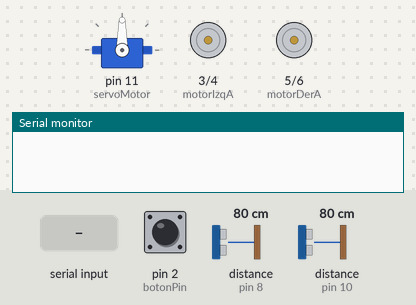
Recording of a sketch running on a simulated Arduino Uno, built with avr-gcc and run on an emulated ATmega328P. Parts: servo, motor-driver pin pairs drawn as motors (green arrow = first pin HIGH = forward, orange = second pin HIGH = backward, longer = more drive), the last lines printed to the serial monitor. The test bench sets the inputs (shaded band); at power-on: pin 2 (botonPin) HIGH, distance to the obstacle (sensors on pin 8, pin 10) 80 cm. The echo pulse lasts 58.3 µs per cm.

Above: at 1.2 s.
1.3 s: pin 2 (botonPin) pulled LOW for 0.15 s
At 2.3 s:
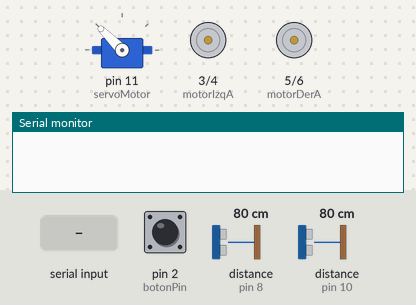
4.4 s: "Block_Rojo\n" received over Serial
At 5.2 s:
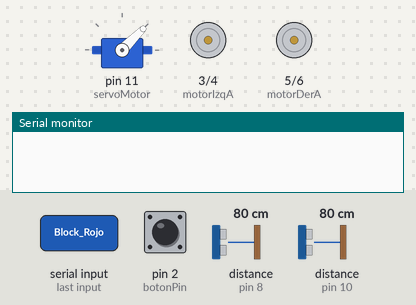
7.4 s: "Block_Verde\n" received over Serial
At 8.3 s:
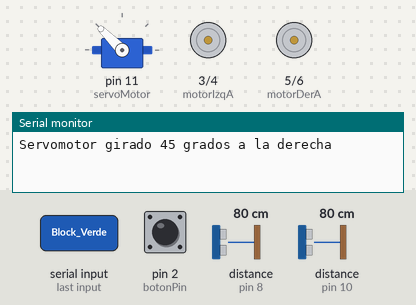
10.4 s: distance to the obstacle (sensor on pin 8) set to 2 cm
13.4 s: distance to the obstacle (sensor on pin 10) set to 66 cm
16.4 s: distance to the obstacle (sensor on pin 10) set to 57 cm
At 17.0 s:
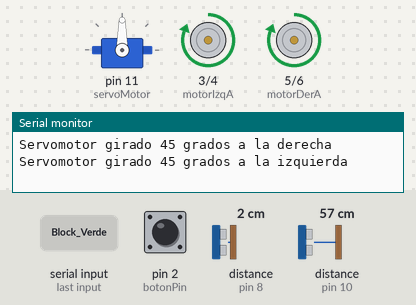
Timing chart, 0 to 19.1 s (numbered marks = the images above; inputs shaded):
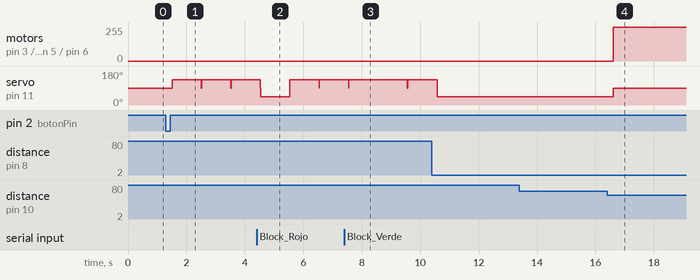

The sketch:

CARRITO_INGENIUM.ino
```cpp
#include <Servo.h>

// Definir pines de motores DC, sensores ultrasónicos y botón
const int motorIzqA = 3;
const int motorIzqB = 4;
const int motorDerA = 5;
const int motorDerB = 6;
const int trigPinIzq = 7;  // Pin trig sensor ultrasónico izquierdo
const int echoPinIzq = 8;  // Pin echo sensor ultrasónico izquierdo
const int trigPinDer = 9;  // Pin trig sensor ultrasónico derecho
const int echoPinDer = 10; // Pin echo sensor ultrasónico derecho
const int botonPin = 2;    // Pin del botón para comenzar

Servo servoMotor;

int distanciaIzq = 0;
int distanciaDer = 0;
int vueltas = 0;
bool carroActivo = false;  // Variable para saber si el carro está en marcha
unsigned long tiempoInicio;
unsigned long tiempoTotalVuelta = 30000; // Ajustar según el tiempo de cada vuelta

// Función para medir la distancia con el sensor ultrasónico
int medirDistancia(int trigPin, int echoPin) {
  digitalWrite(trigPin, LOW);
  delayMicroseconds(2);
  digitalWrite(trigPin, HIGH);
  delayMicroseconds(10);
  digitalWrite(trigPin, LOW);
  long duracion = pulseIn(echoPin, HIGH);
  int distanciaCM = duracion * 0.034 / 2; // Convertir a cm
  return distanciaCM;
}

// Función para avanzar recto
void avanzarRecto() {
  digitalWrite(motorIzqA, HIGH);
  digitalWrite(motorIzqB, LOW);
  digitalWrite(motorDerA, HIGH);
  digitalWrite(motorDerB, LOW);
}

// Función para girar a la izquierda
void girarIzquierda() {
  servoMotor.write(135); // Girar el servo a la izquierda
  delay(1000);           // Esperar para que el carro gire
  servoMotor.write(90);  // Volver a posición recta
}

// Función para girar a la derecha
void girarDerecha() {
  servoMotor.write(45);  // Girar el servo a la derecha
  delay(1000);           // Esperar para que el carro gire
  servoMotor.write(90);  // Volver a posición recta
}

// Función para detener los motores
void detenerMotores() {
  digitalWrite(motorIzqA, LOW);
  digitalWrite(motorIzqB, LOW);
  digitalWrite(motorDerA, LOW);
  digitalWrite(motorDerB, LOW);
}

void setup() {
  // Configurar pines de motores, sensores ultrasónicos y botón
  pinMode(motorIzqA, OUTPUT);
  pinMode(motorIzqB, OUTPUT);
  pinMode(motorDerA, OUTPUT);
  pinMode(motorDerB, OUTPUT);
  pinMode(trigPinIzq, OUTPUT);
  pinMode(echoPinIzq, INPUT);
  pinMode(trigPinDer, OUTPUT);
  pinMode(echoPinDer, INPUT);
  pinMode(botonPin, INPUT_PULLUP);  // Configurar el botón con pull-up interno

  // Iniciar el servo motor
  servoMotor.attach(11); // Pin del servomotor
  servoMotor.write(90);  // Posición recta

  // Iniciar el puerto serial
  Serial.begin(115200);
}

void loop() {
  // Leer el estado del botón
  if (digitalRead(botonPin) == LOW && !carroActivo) {  // Comienza al presionar el botón
    delay(200);  // Evitar rebotes del botón
    carroActivo = true;
    tiempoInicio = millis();  // Iniciar el tiempo de la carrera
  }

  // Si el carro está activo, ejecutar la lógica de movimiento
  if (carroActivo) {
    // Leer las distancias con los sensores ultrasónicos
    distanciaIzq = medirDistancia(trigPinIzq, echoPinIzq);
    distanciaDer = medirDistancia(trigPinDer, echoPinDer);

    // Verificar si hay datos disponibles en el puerto serial para los colores
    if (Serial.available() > 0) {
      String comando = Serial.readStringUntil('\n');  // Leer el comando hasta un salto de línea

      // Comandos para girar el servomotor según el color detectado
      if (comando == "Block_Verde") {
        girarIzquierda();  // Girar 45 grados a la izquierda
        Serial.println("Servomotor girado 45 grados a la izquierda");
      } else if (comando == "Block_Rojo") {
        girarDerecha();  // Girar 45 grados a la derecha
        Serial.println("Servomotor girado 45 grados a la derecha");
      } else {
        Serial.println("Comando no reconocido");
      }
    }

    // Si detecta una pared a más de 60 cm en el lado izquierdo o derecho, girar
    if (distanciaIzq > 60) {
      girarIzquierda();
    } else if (distanciaDer > 60) {
      girarDerecha();
    } else {
      avanzarRecto();  // Avanzar cuando no hay obstáculos
    }

    // Contar vueltas basado en el tiempo (se puede mejorar con un encoder)
    if (millis() - tiempoInicio >= tiempoTotalVuelta) {
      vueltas++;
      tiempoInicio = millis();  // Reiniciar el tiempo para la siguiente vuelta
    }

    // Si se han completado 3 vueltas, detener el carro
    if (vueltas >= 3) {
      detenerMotores();
      carroActivo = false;  // Detener el carro
      while (true);  // Detener el programa
    }
  }
}
```

Measured:
- the behaviour switches between 62 and 61 cm on distance to the obstacle (sensor on pin 10) (found by bisection; images 3 and 4)
- after the input at 1.3 s, servo on pin 11 (servoMotor): 90° → 135° after 0.21 s
- after the input at 7.4 s, servo on pin 11 (servoMotor): 135° → 90° after 2.2 s, → 135° 0.01 s later
- after the input at 16.4 s, motor on pin 3 (motorIzqA) / pin 4 (motorIzqB), motor on pin 5 (motorDerA) / pin 6 (motorDerB): stopped → forward 255/255 after 0.21 s; servo on pin 11 (servoMotor): 45° → 90° after 0.21 s
